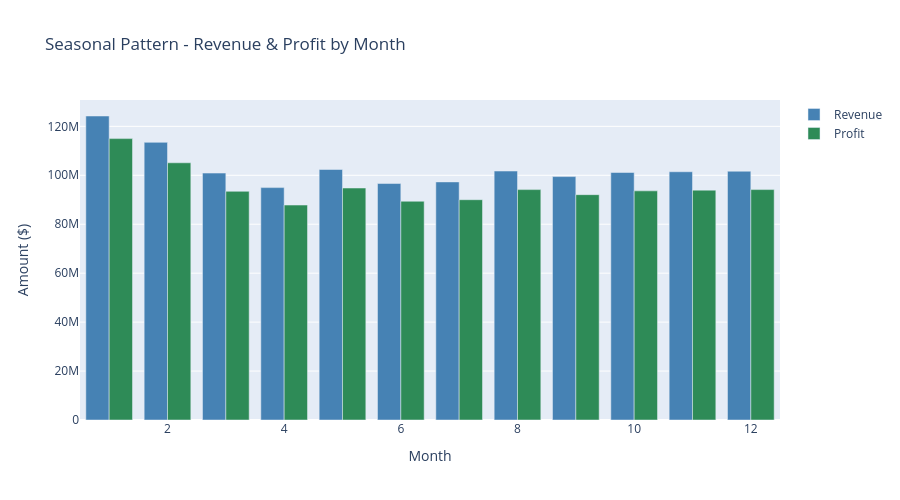

Notebook source saved alongside this figure:
### Markdown cell above
### 4.3 Seasonal Patterns

### Code cell
# Monthly pattern
monthly_pattern = df.groupby('Month').agg({
    'Line Total': 'sum',
    'Profit': 'sum'
}).reset_index()

fig = go.Figure()
fig.add_trace(go.Bar(x=monthly_pattern['Month'], y=monthly_pattern['Line Total'],
                     name='Revenue', marker_color='steelblue'))
fig.add_trace(go.Bar(x=monthly_pattern['Month'], y=monthly_pattern['Profit'],
                     name='Profit', marker_color='seagreen'))

fig.update_layout(
    title='Seasonal Pattern - Revenue & Profit by Month',
    xaxis_title='Month',
    yaxis_title='Amount ($)',
    barmode='group',
    height=500
)
fig.show()

### Figure 1 — Plotly figure (JSON) as saved in the notebook; plotly's stock layout.template omitted (floating-point values rounded to 4 significant figures)
{"data": [{"marker": {"color": "steelblue"}, "name": "Revenue", "type": "bar", "x": [1, 2, 3, 4, 5, 6, 7, 8, 9, 10, 11, 12], "y": [124200000.0, 113500000.0, 100900000.0, 94960000.0, 102400000.0, 96640000.0, 97300000.0, 101700000.0, 99470000.0, 101100000.0, 101500000.0, 101700000.0]}, {"marker": {"color": "seagreen"}, "name": "Profit", "type": "bar", "x": [1, 2, 3, 4, 5, 6, 7, 8, 9, 10, 11, 12], "y": [115000000.0, 105100000.0, 93450000.0, 87840000.0, 94800000.0, 89390000.0, 90020000.0, 94150000.0, 92080000.0, 93640000.0, 93930000.0, 94160000.0]}], "layout": {"barmode": "group", "height": 500, "title": {"text": "Seasonal Pattern - Revenue & Profit by Month"}, "xaxis": {"title": {"text": "Month"}}, "yaxis": {"title": {"text": "Amount ($)"}}}}
